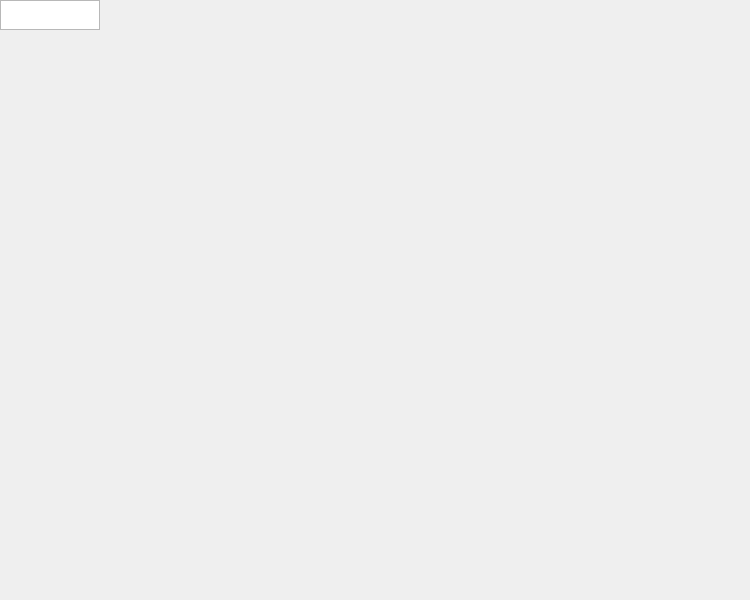
<?xml version="1.0" encoding="UTF-8"?>
<ui version="4.0">
 <class>DatabaseWindow</class>
 <widget class="QMainWindow" name="DatabaseWindow">
  <property name="geometry">
   <rect>
    <x>0</x>
    <y>0</y>
    <width>750</width>
    <height>600</height>
   </rect>
  </property>
  <widget class="QTableWidget" name="tableWidget">
   <property name="rowCount">
    <number>0</number>
   </property>
   <property name="columnCount">
    <number>0</number>
   </property>
  </widget>
 </widget>
 <resources/>
 <connections/>
</ui>
